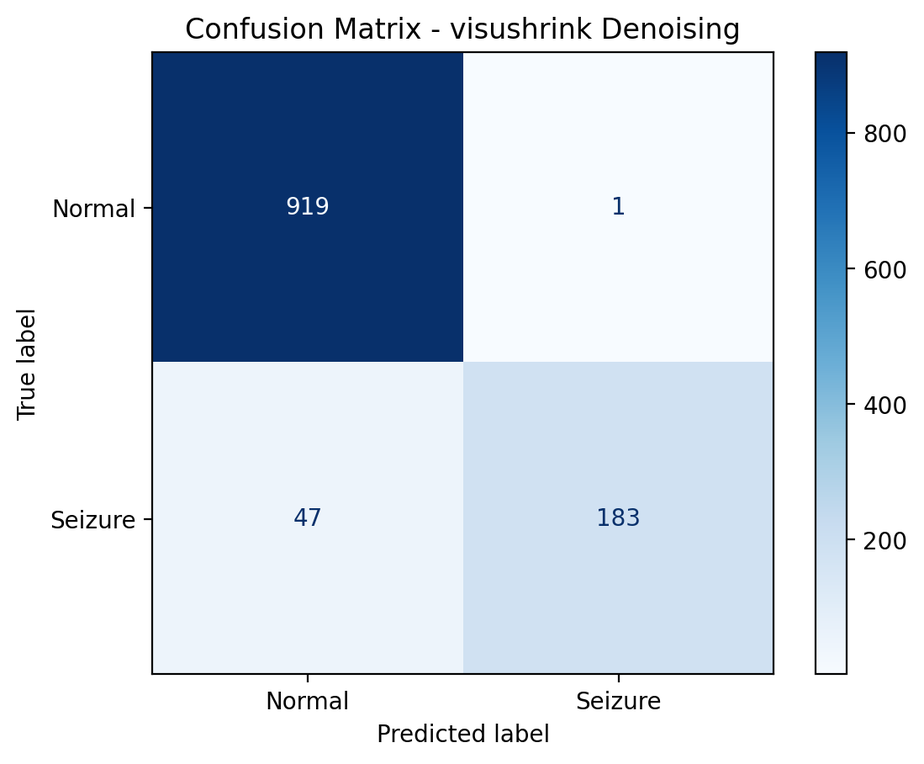
#> input picture confusion_matrix_visushrink.png, 924 x 764 px, shrunk from 1099 x 908 before the run; its folder holds only this picture in this run
$ python -i CWTdenoisinganalysis.py   (imports and definitions only)
#> lines starting #> are read from the running program, lines starting #| are printed output that depends on the picture
import numpy as np
import pywt
import matplotlib.pyplot as plt


'''
CWT using 4 different thresholding functions.

Control: No denoising
SQWT: Square-root of log thresholding, constant across all data.
RIGRSURE: Risk minimalizaiton using Stein's Unbiased Risk Estimate, varies by data
HEURESURE: Heuristic SURE-based thresholding, combination of bvoth sqwt and rigrsure
Visushrink: VisuShrink, universal thresholding based on noise variance
'''

def sqwtolog(detail_coeff):
    coeff_flat = detail_coeff.flatten()
    sigma = np.median(np.abs(coeff_flat)) / 0.6745
    threshold = sigma * np.sqrt(2 * np.log(len(coeff_flat)))
    return threshold

# [47 lines left out: functions rigrsure, heuresure, visushrink, not called in this run]

def cwt_denoising(data, wavelet="morl", scales=None, threshold_func=sqwtolog,
                  threshold_type='scale_dependent', mode='soft'):

    #control group, no denoising, raw scalogram

    if threshold_func == 'no denoise':
        if scales is None:
            scales = np.arange(1, 65)

        # Process batch directly
        batch_coeffs = []
        for signal in data:
            coeffs, _ = pywt.cwt(signal, scales, wavelet)
            batch_coeffs.append(np.abs(coeffs))

        return np.array(batch_coeffs)

    print("denoising for" + threshold_func.__name__ + "\n")

    #denoising function for other 3 thresholding methods
    def process_signal(signal):

        if scales is None:
            scales_used = np.arange(1, 65)
        else:
            scales_used = scales

        # Forward CWT
        coeffs, frequencies = pywt.cwt(signal, scales_used, wavelet)

        # Apply Thresholding
        if threshold_type == 'global':
            threshold = threshold_func(coeffs)
            coeffs_denoised = pywt.threshold(coeffs, threshold, mode=mode)

        elif threshold_type == 'scale_dependent':
            coeffs_denoised = np.zeros_like(coeffs)
            for i, scale_coeff in enumerate(coeffs):
                threshold = threshold_func(scale_coeff)
                coeffs_denoised[i] = pywt.threshold(scale_coeff, threshold, mode=mode)

        elif threshold_type == 'location_dependent':
            coeffs_denoised = np.zeros_like(coeffs)
            for t in range(coeffs.shape[1]):
                time_coeff = coeffs[:, t]
                threshold = threshold_func(time_coeff)
                coeffs_denoised[:, t] = pywt.threshold(time_coeff, threshold, mode=mode)
        else:
            raise ValueError("threshold_type must be 'global', 'scale_dependent', or 'location_dependent'")


        return np.abs(coeffs_denoised)

    batch_coeffs = []
    for signal in data:
        denoised_coeffs = process_signal(signal)
        batch_coeffs.append(denoised_coeffs)

    return np.array(batch_coeffs)


>>> import cv2
>>> picture = cv2.imread('confusion_matrix_visushrink.png', cv2.IMREAD_GRAYSCALE)
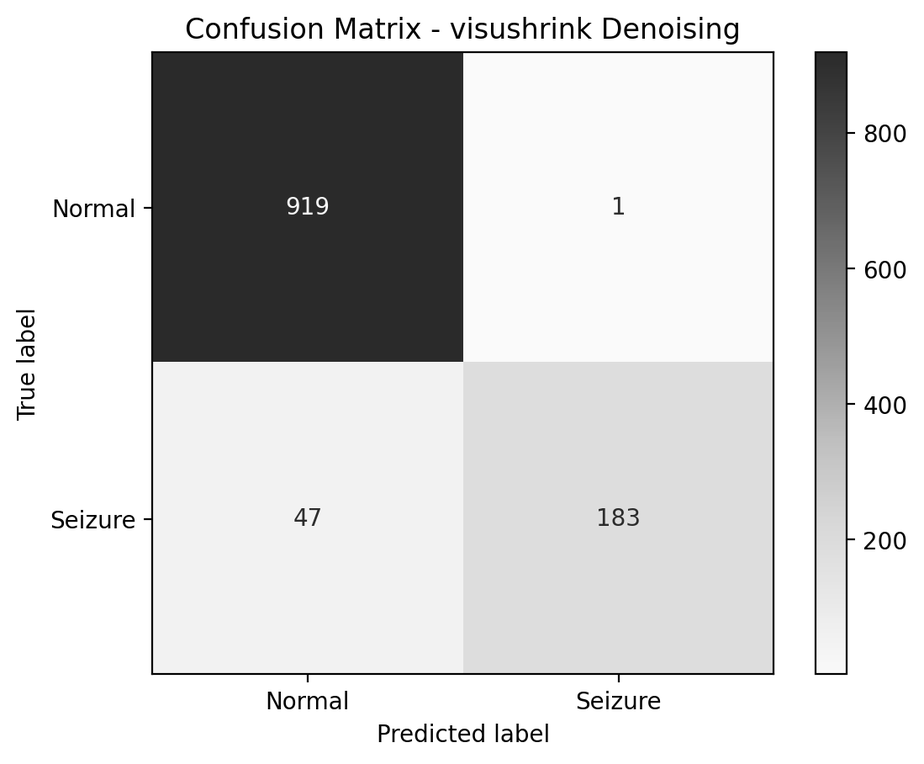
#> picture: shape (764, 924); min 0, max 255, mean 211.2
>>> result = cwt_denoising(picture)
#> the loop in cwt_denoising, `for signal in data:` made 764 passes
#> pass 1, in process_signal, `coeffs, frequencies = pywt.cwt(signal, scales_used, wavelet)`:
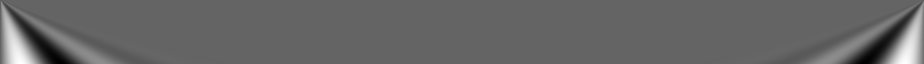
#> coeffs: shape (64, 924) float64; min -261.8, max 404.2, mean 5.3; drawn with min black and max white
#> pass 1, in cwt_denoising, `denoised_coeffs = process_signal(signal)`:
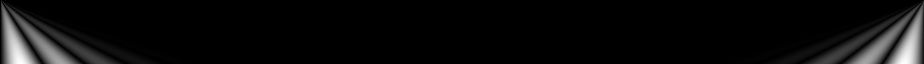
#> denoised_coeffs: shape (64, 924) float64; 32.72% of the values are NaN or infinite; the others: min 0, max 402.6, mean 27.83; drawn with min black, max white, NaN and infinite black
